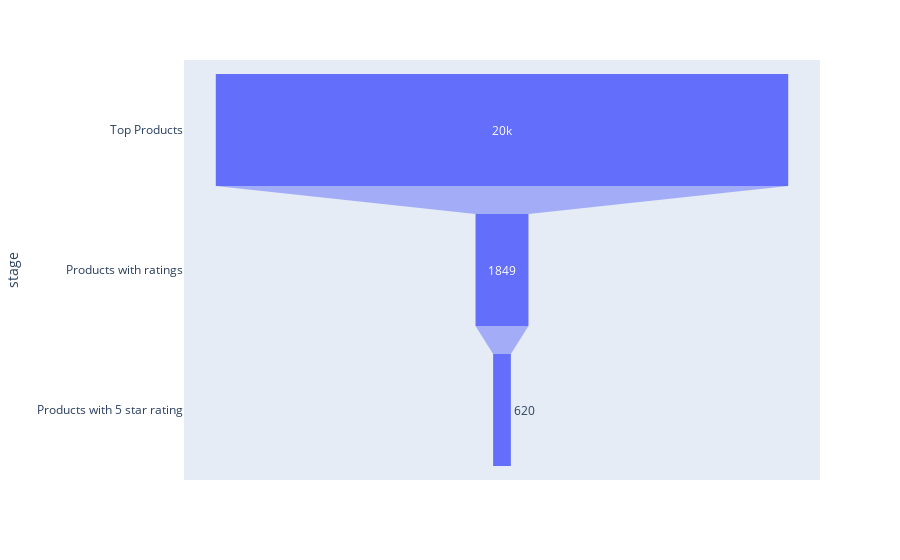

Notebook code cell kept with this figure:
### Markdown cell above
## Product Ratings

### Code cell
total_prod=len(df['pid'])
total_ratings=len(df[df['product_rating']!='No rating available'])
top_ratings=len(df[df['product_rating']=='5'])
df_funnel_1=dict(
    number=[total_prod,total_ratings,top_ratings],
    stage=["Top Products","Products with ratings","Products with 5 star rating"]
)
funnel_1_fig=px.funnel(df_funnel_1,x="number",y="stage")
funnel_1_fig.show()

### Figure 1 — Plotly figure (JSON) as saved in the notebook; plotly's stock layout.template omitted (floating-point values rounded to 4 significant figures)
{"data": [{"hovertemplate": "number=%{x}<br>stage=%{y}<extra></extra>", "legendgroup": "", "marker": {"color": "#636efa"}, "name": "", "orientation": "h", "showlegend": false, "type": "funnel", "x": [20000, 1849, 620], "xaxis": "x", "y": ["Top Products", "Products with ratings", "Products with 5 star rating"], "yaxis": "y"}], "layout": {"legend": {"tracegroupgap": 0}, "margin": {"t": 60}, "xaxis": {"anchor": "y", "domain": [0, 1], "title": {"text": "number"}}, "yaxis": {"anchor": "x", "domain": [0, 1], "title": {"text": "stage"}}}}
